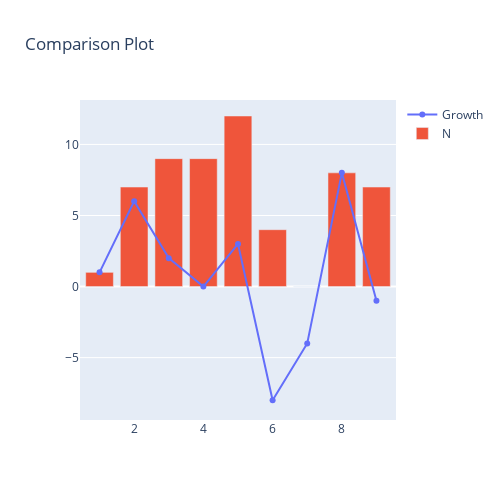

Notebook cell for this chart:
### Markdown cell above
### Plotting multiple charts

1. Single plot with legend
2. Subplots
<br><br>
#### Single Plot with legend

### Code cell
x=[1,2,3,4,5,6,7,8,9]
y1=[1,6,2,0,3,-8,-4,8,-1]
y2=[1,7,9,9,12,4,0,8,7]

#Method1: Declaring multiple Traces in data
data = [go.Scatter(x=x,
                   y=y1,
                   name='Growth'),
        go.Bar(x=x,
               y=y2,
               name='N')]
fig = go.Figure(data = data,
                layout = go.Layout(title='Comparison Plot',
                                   width = 500,
                                   height = 500))


iplot(fig)

### Figure 1 — Plotly figure (JSON) as saved in the notebook; plotly's stock layout.template omitted (floating-point values rounded to 4 significant figures)
{"data": [{"name": "Growth", "type": "scatter", "x": [1, 2, 3, 4, 5, 6, 7, 8, 9], "y": [1, 6, 2, 0, 3, -8, -4, 8, -1]}, {"name": "N", "type": "bar", "x": [1, 2, 3, 4, 5, 6, 7, 8, 9], "y": [1, 7, 9, 9, 12, 4, 0, 8, 7]}], "layout": {"height": 500, "title": {"text": "Comparison Plot"}, "width": 500}}
